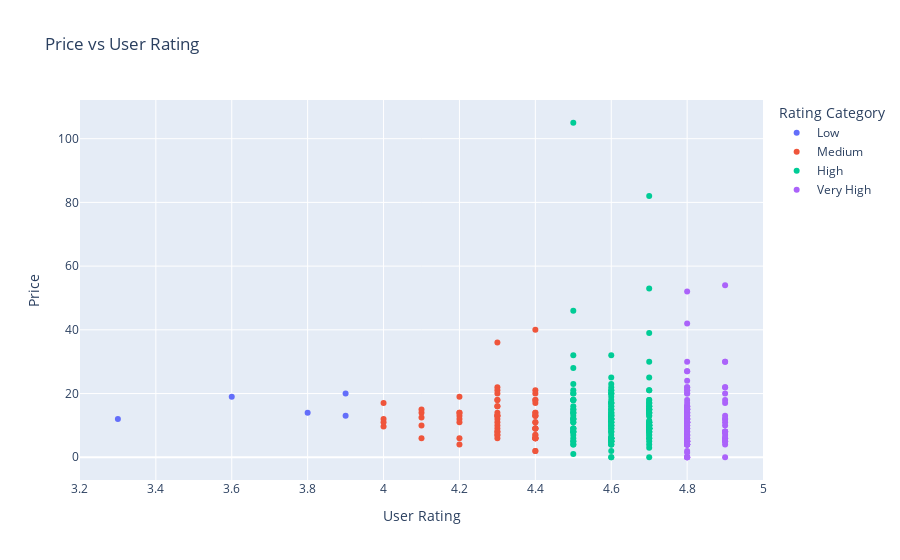

Notebook code for this chart:
### Code cell
fig = px.scatter(
    df_books, 
    x='User Rating', 
    y='Price', 
    color='Rating Category', 
    category_orders={'Rating Category': category_order},
    title='Price vs User Rating'
)
fig.show()

### Figure 1 — Plotly figure (JSON) as saved in the notebook; plotly's stock layout.template omitted (floating-point values rounded to 4 significant figures; data arrays with more than 128 entries replaced by an {"elided": "..."} marker saying what was removed)
{"data": [{"hovertemplate": "Rating Category=Low<br>User Rating=%{x}<br>Price=%{y}<extra></extra>", "legendgroup": "Low", "marker": {"color": "#636efa", "symbol": "circle"}, "mode": "markers", "name": "Low", "orientation": "v", "showlegend": true, "type": "scatter", "x": [3.9, 3.8, 3.6, 3.3, 3.9], "xaxis": "x", "y": [13, 14, 19, 12, 20], "yaxis": "y"}, {"hovertemplate": "Rating Category=Medium<br>User Rating=%{x}<br>Price=%{y}<extra></extra>", "legendgroup": "Medium", "marker": {"color": "#EF553B", "symbol": "circle"}, "mode": "markers", "name": "Medium", "orientation": "v", "showlegend": true, "type": "scatter", "x": [4.4, 4.4, 4.3, 4.2, 4.3, 4.4, 4.3, 4.2, 4.3, 4.4, 4.4, 4.2, 4.4, 4.4, 4, 4.4, 4, 4.4, 4.3, 4.3, 4.4, 4.1, 4.4, 4.4, 4.1, 4.2, 4.4, 4.2, 4.3, 4.3, 4.1, 4, 4.4, 4.3, 4.3, 4.2, 4.3, 4.3, 4.4, 4.1, 4, 4.1, 4.4, 4.4, 4.3, 4.3, 4.4, 4.4, 4.2, 4.4, 4.3, 4.3, 4.4, 4.3, 4.3, 4.4, 4.4, 4.3, 4.3, 4.3, 4.4, 4.4, 4.4, 4.2], "xaxis": "x", "y": [11, 6, 13, 14, 8, 13, 8, 4, 14, 2, 7, 6, 9, 9, 9.667, 14, 12, 14, 16, 9, 21, 14, 13, 6, 10, 13, 6, 12, 13, 10, 6, 17, 20, 22, 21, 14, 6, 13, 11, 15, 11, 12.5, 2, 7, 7, 7, 13, 18, 19, 40, 36, 16, 17, 18, 18, 6, 9, 11, 12, 20, 9, 6, 18, 11], "yaxis": "y"}, {"hovertemplate": "Rating Category=High<br>User Rating=%{x}<br>Price=%{y}<extra></extra>", "legendgroup": "High", "marker": {"color": "#00cc96", "symbol": "circle"}, "mode": "markers", "name": "High", "orientation": "v", "showlegend": true, "type": "scatter", "x": {"elided": "171 float values"}, "xaxis": "x", "y": {"elided": "171 float values"}, "yaxis": "y"}, {"hovertemplate": "Rating Category=Very High<br>User Rating=%{x}<br>Price=%{y}<extra></extra>", "legendgroup": "Very High", "marker": {"color": "#ab63fa", "symbol": "circle"}, "mode": "markers", "name": "Very High", "orientation": "v", "showlegend": true, "type": "scatter", "x": [4.8, 4.8, 4.8, 4.8, 4.8, 4.9, 4.8, 4.8, 4.8, 4.8, 4.8, 4.8, 4.8, 4.8, 4.8, 4.8, 4.9, 4.9, 4.9, 4.9, 4.9, 4.9, 4.8, 4.8, 4.8, 4.8, 4.9, 4.8, 4.9, 4.8, 4.9, 4.9, 4.9, 4.9, 4.8, 4.8, 4.8, 4.8, 4.9, 4.8, 4.8, 4.8, 4.9, 4.8, 4.8, 4.9, 4.8, 4.9, 4.8, 4.8, 4.8, 4.8, 4.8, 4.9, 4.9, 4.8, 4.8, 4.8, 4.8, 4.9, 4.9, 4.8, 4.8, 4.8, 4.9, 4.8, 4.8, 4.8, 4.8, 4.8, 4.8, 4.8, 4.8, 4.8, 4.8, 4.8, 4.8, 4.8, 4.8, 4.9, 4.8, 4.8, 4.9, 4.8, 4.8, 4.8, 4.8, 4.8, 4.8, 4.8, 4.8, 4.8, 4.8, 4.9, 4.9, 4.8, 4.8, 4.8, 4.8, 4.9, 4.8, 4.8, 4.8, 4.8, 4.8, 4.8, 4.8, 4.9], "xaxis": "x", "y": [12, 13, 24, 11, 15, 5, 0, 18, 4, 5, 10, 5, 0, 15, 22, 12, 6, 8, 4, 8, 8, 6, 20, 4, 9, 5, 7, 7, 54, 11, 30, 18, 30, 22, 52, 4, 22, 15, 17, 7, 4, 12, 8, 6, 8, 13, 15, 0, 5, 16, 27, 16, 11, 22, 8, 7, 2, 27, 4, 12, 12, 20, 6, 16, 6, 12, 11, 12, 8, 12, 0, 9, 0, 5, 11, 6.75, 14, 30, 7, 20, 14, 13, 5, 10, 8, 11, 17, 14, 21, 5, 12, 10, 12, 5, 10, 4, 1.4, 21, 15.4, 11, 4, 42, 13, 14, 15, 13, 9, 8], "yaxis": "y"}], "layout": {"legend": {"title": {"text": "Rating Category"}, "tracegroupgap": 0}, "title": {"text": "Price vs User Rating"}, "xaxis": {"anchor": "y", "domain": [0, 1], "title": {"text": "User Rating"}}, "yaxis": {"anchor": "x", "domain": [0, 1], "title": {"text": "Price"}}}}
